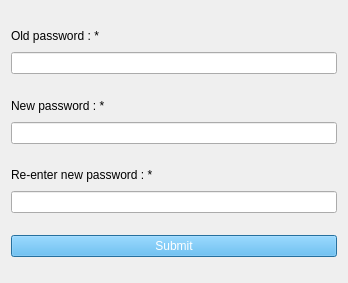
<?xml version="1.0" encoding="UTF-8"?>
<ui version="4.0">
 <class>Dialog</class>
 <widget class="QDialog" name="Dialog">
  <property name="geometry">
   <rect>
    <x>0</x>
    <y>0</y>
    <width>348</width>
    <height>283</height>
   </rect>
  </property>
  <property name="windowTitle">
   <string>Password Change</string>
  </property>
  <property name="styleSheet">
   <string notr="true">QLabel{font: 75 italic 10pt &quot;Palatino Linotype&quot;;}</string>
  </property>
  <layout class="QVBoxLayout" name="verticalLayout">
   <item>
    <spacer name="verticalSpacer_5">
     <property name="orientation">
      <enum>Qt::Vertical</enum>
     </property>
     <property name="sizeHint" stdset="0">
      <size>
       <width>20</width>
       <height>0</height>
      </size>
     </property>
    </spacer>
   </item>
   <item>
    <layout class="QHBoxLayout" name="horizontalLayout">
     <item>
      <widget class="QLabel" name="label">
       <property name="text">
        <string>Old password : *</string>
       </property>
      </widget>
     </item>
     <item>
      <spacer name="horizontalSpacer">
       <property name="orientation">
        <enum>Qt::Horizontal</enum>
       </property>
       <property name="sizeHint" stdset="0">
        <size>
         <width>248</width>
         <height>20</height>
        </size>
       </property>
      </spacer>
     </item>
    </layout>
   </item>
   <item>
    <widget class="QLineEdit" name="OldPass"/>
   </item>
   <item>
    <spacer name="verticalSpacer">
     <property name="orientation">
      <enum>Qt::Vertical</enum>
     </property>
     <property name="sizeHint" stdset="0">
      <size>
       <width>20</width>
       <height>0</height>
      </size>
     </property>
    </spacer>
   </item>
   <item>
    <layout class="QHBoxLayout" name="horizontalLayout_2">
     <item>
      <widget class="QLabel" name="label_2">
       <property name="text">
        <string>New password : *</string>
       </property>
      </widget>
     </item>
     <item>
      <spacer name="horizontalSpacer_2">
       <property name="orientation">
        <enum>Qt::Horizontal</enum>
       </property>
       <property name="sizeHint" stdset="0">
        <size>
         <width>248</width>
         <height>20</height>
        </size>
       </property>
      </spacer>
     </item>
    </layout>
   </item>
   <item>
    <widget class="QLineEdit" name="NewPass"/>
   </item>
   <item>
    <spacer name="verticalSpacer_2">
     <property name="orientation">
      <enum>Qt::Vertical</enum>
     </property>
     <property name="sizeHint" stdset="0">
      <size>
       <width>20</width>
       <height>0</height>
      </size>
     </property>
    </spacer>
   </item>
   <item>
    <layout class="QHBoxLayout" name="horizontalLayout_3">
     <item>
      <widget class="QLabel" name="label_3">
       <property name="text">
        <string>Re-enter new password : *</string>
       </property>
      </widget>
     </item>
     <item>
      <spacer name="horizontalSpacer_3">
       <property name="orientation">
        <enum>Qt::Horizontal</enum>
       </property>
       <property name="sizeHint" stdset="0">
        <size>
         <width>188</width>
         <height>20</height>
        </size>
       </property>
      </spacer>
     </item>
    </layout>
   </item>
   <item>
    <widget class="QLineEdit" name="NewPass2"/>
   </item>
   <item>
    <spacer name="verticalSpacer_3">
     <property name="orientation">
      <enum>Qt::Vertical</enum>
     </property>
     <property name="sizeHint" stdset="0">
      <size>
       <width>20</width>
       <height>0</height>
      </size>
     </property>
    </spacer>
   </item>
   <item>
    <widget class="QPushButton" name="Submit">
     <property name="styleSheet">
      <string notr="true">padding:0.3em 1.2em;
margin:0 0.3em 0.3em 0;
border-radius:2em;
text-decoration:none;
font-family:'Roboto',sans-serif;
font-weight:300;
color:#FFFFFF;
background-color:#4eb5f1;
text-align:center;</string>
     </property>
     <property name="text">
      <string>Submit</string>
     </property>
    </widget>
   </item>
   <item>
    <spacer name="verticalSpacer_4">
     <property name="orientation">
      <enum>Qt::Vertical</enum>
     </property>
     <property name="sizeHint" stdset="0">
      <size>
       <width>20</width>
       <height>0</height>
      </size>
     </property>
    </spacer>
   </item>
  </layout>
 </widget>
 <resources/>
 <connections/>
</ui>
